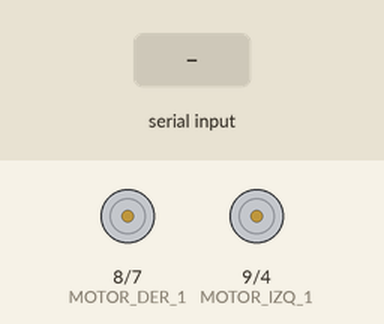
Simulated run of this sketch. Board: Arduino Uno, built with avr-gcc and run on an emulated ATmega328P. Parts: motor-driver pin pairs drawn as motors (green arrow = first pin HIGH = forward, orange = second pin HIGH = backward, longer = more drive, scaled by the enable pin). The test bench sets the inputs (shaded band).

Above: at 1.2 s.
1.3 s: "F" received over the second serial link
At 2.5 s:
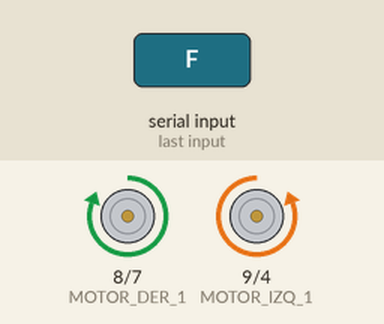
2.8 s: "B" received over the second serial link
At 3.6 s:
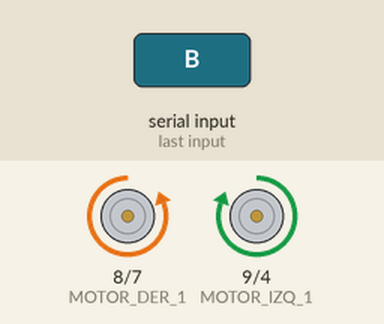
4.3 s: "L" received over the second serial link
At 4.8 s:
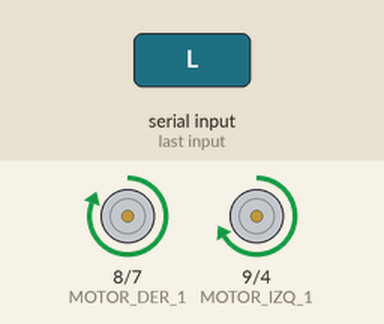
5.8 s: "R" received over the second serial link
At 7.0 s:
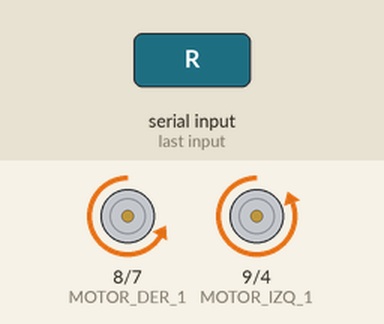
7.3 s: "1" received over the second serial link
At 8.3 s:
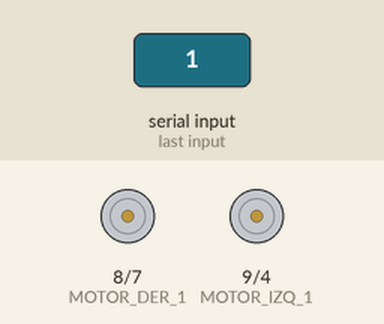
8.8 s: "F" received over the second serial link
At 9.4 s:
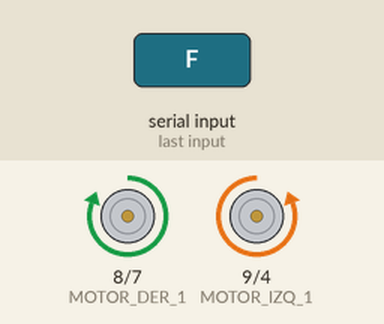
Timing chart, 0 to 11.3 s (numbered marks = the images above; inputs shaded):
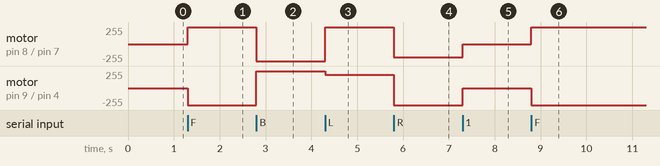

The sketch:

MS_cosmin.ino
```cpp
#define PWM_IZQUIERDA   5  // Pin PWM para el motor izquierdo
#define MOTOR_IZQ_1     9  // Pin control del motor izquierdo (IN1)
#define MOTOR_IZQ_2     4  // Pin control del motor izquierdo (IN2)
#define PWM_DERECHA     6  // Pin PWM para el motor derecho
#define MOTOR_DER_1     8  // Pin control del motor derecho (IN1)
#define MOTOR_DER_2     7  // Pin control del motor derecho (IN2)

int velocidad = 255;
int velocidad_baja = 200;

#include <SoftwareSerial.h>
SoftwareSerial bluetoothSerial(0, 1); // RX, TX
char comando;

void setup() {
  bluetoothSerial.begin(9600);

  pinMode(MOTOR_IZQ_1, OUTPUT);
  pinMode(MOTOR_IZQ_2, OUTPUT);
  pinMode(MOTOR_DER_1, OUTPUT);
  pinMode(MOTOR_DER_2, OUTPUT);
  pinMode(PWM_IZQUIERDA, OUTPUT);
  pinMode(PWM_DERECHA, OUTPUT);

  detener();
}

void loop() {
  String comandos = "";

  while (bluetoothSerial.available() > 0) {
    comandos += (char)bluetoothSerial.read();
  }

  if (comandos.indexOf('F') != -1 && comandos.indexOf('L') != -1) {
    adelanteIzquierda();
  } else if (comandos.indexOf('F') != -1 && comandos.indexOf('R') != -1) {
    adelanteDerecha();
  } else if (comandos.indexOf('B') != -1 && comandos.indexOf('L') != -1) {
    atrasIzquierda();
  } else if (comandos.indexOf('B') != -1 && comandos.indexOf('R') != -1) {
    atrasDerecha();
  } else {
    for (int i = 0; i < comandos.length(); i++) {
      switch (comandos[i]) {
        case 'F':
          moverAdelante();
          break;
        case 'B':
          moverAtras();
          break;
        case 'L':
          girarIzquierda();
          break;
        case 'R':
          girarDerecha();
          break;
        default:
          detener();
          break;
      }
    }
  }
}

void moverAdelante() {
  analogWrite(PWM_IZQUIERDA, velocidad);
  analogWrite(PWM_DERECHA, velocidad);
  digitalWrite(MOTOR_IZQ_1, LOW);
  digitalWrite(MOTOR_IZQ_2, HIGH);
  digitalWrite(MOTOR_DER_1, HIGH);
  digitalWrite(MOTOR_DER_2, LOW);
}

void moverAtras() {
  analogWrite(PWM_IZQUIERDA, velocidad);
  analogWrite(PWM_DERECHA, velocidad);
  digitalWrite(MOTOR_IZQ_1, HIGH);
  digitalWrite(MOTOR_IZQ_2, LOW);
  digitalWrite(MOTOR_DER_1, LOW);
  digitalWrite(MOTOR_DER_2, HIGH);
}

void girarIzquierda() {
  analogWrite(PWM_IZQUIERDA, velocidad_baja);
  analogWrite(PWM_DERECHA, velocidad);
  digitalWrite(MOTOR_IZQ_1, HIGH);
  digitalWrite(MOTOR_IZQ_2, LOW);
  digitalWrite(MOTOR_DER_1, HIGH);
  digitalWrite(MOTOR_DER_2, LOW);
}

void girarDerecha() {
  analogWrite(PWM_IZQUIERDA, velocidad);
  analogWrite(PWM_DERECHA, velocidad_baja);
  digitalWrite(MOTOR_IZQ_1, LOW);
  digitalWrite(MOTOR_IZQ_2, HIGH);
  digitalWrite(MOTOR_DER_1, LOW);
  digitalWrite(MOTOR_DER_2, HIGH);
}

void adelanteIzquierda() {
  analogWrite(PWM_IZQUIERDA, velocidad_baja);
  analogWrite(PWM_DERECHA, velocidad);
  digitalWrite(MOTOR_IZQ_1, LOW);
  digitalWrite(MOTOR_IZQ_2, HIGH);
  digitalWrite(MOTOR_DER_1, HIGH);
  digitalWrite(MOTOR_DER_2, LOW);
}

void adelanteDerecha() {
  analogWrite(PWM_IZQUIERDA, velocidad);
  analogWrite(PWM_DERECHA, velocidad_baja);
  digitalWrite(MOTOR_IZQ_1, LOW);
  digitalWrite(MOTOR_IZQ_2, HIGH);
  digitalWrite(MOTOR_DER_1, HIGH);
  digitalWrite(MOTOR_DER_2, LOW);
}

void atrasIzquierda() {
  analogWrite(PWM_IZQUIERDA, velocidad_baja);
  analogWrite(PWM_DERECHA, velocidad);
  digitalWrite(MOTOR_IZQ_1, HIGH);
  digitalWrite(MOTOR_IZQ_2, LOW);
  digitalWrite(MOTOR_DER_1, LOW);
  digitalWrite(MOTOR_DER_2, HIGH);
}

void atrasDerecha() {
  analogWrite(PWM_IZQUIERDA, velocidad);
  analogWrite(PWM_DERECHA, velocidad_baja);
  digitalWrite(MOTOR_IZQ_1, HIGH);
  digitalWrite(MOTOR_IZQ_2, LOW);
  digitalWrite(MOTOR_DER_1, LOW);
  digitalWrite(MOTOR_DER_2, HIGH);
}

void detener() {
  digitalWrite(MOTOR_IZQ_1, LOW);
  digitalWrite(MOTOR_IZQ_2, LOW);
  digitalWrite(MOTOR_DER_1, LOW);
  digitalWrite(MOTOR_DER_2, LOW);
}
```

Measured:
- after the input at 1.3 s, motor on pin 8 (MOTOR_DER_1) / pin 7 (MOTOR_DER_2): stopped → forward 255/255 at once; motor on pin 9 (MOTOR_IZQ_1) / pin 4 (MOTOR_IZQ_2): stopped → backward 255/255 at once
- after the input at 2.8 s, motor on pin 8 (MOTOR_DER_1) / pin 7 (MOTOR_DER_2): forward 255/255 → backward 255/255 at once; motor on pin 9 (MOTOR_IZQ_1) / pin 4 (MOTOR_IZQ_2): backward 255/255 → forward 255/255 at once
- after the input at 4.3 s, motor on pin 8 (MOTOR_DER_1) / pin 7 (MOTOR_DER_2): backward 255/255 → forward 255/255 at once; motor on pin 9 (MOTOR_IZQ_1) / pin 4 (MOTOR_IZQ_2): forward 255/255 → forward 200/255 at once
- after the input at 5.8 s, motor on pin 8 (MOTOR_DER_1) / pin 7 (MOTOR_DER_2): forward 255/255 → backward 200/255 at once; motor on pin 9 (MOTOR_IZQ_1) / pin 4 (MOTOR_IZQ_2): forward 200/255 → backward 255/255 at once
- after the input at 7.3 s, motor on pin 8 (MOTOR_DER_1) / pin 7 (MOTOR_DER_2): backward 200/255 → stopped at once; motor on pin 9 (MOTOR_IZQ_1) / pin 4 (MOTOR_IZQ_2): backward 255/255 → stopped at once
- after the input at 8.8 s, motor on pin 8 (MOTOR_DER_1) / pin 7 (MOTOR_DER_2): stopped → forward 255/255 at once; motor on pin 9 (MOTOR_IZQ_1) / pin 4 (MOTOR_IZQ_2): stopped → backward 255/255 at once
